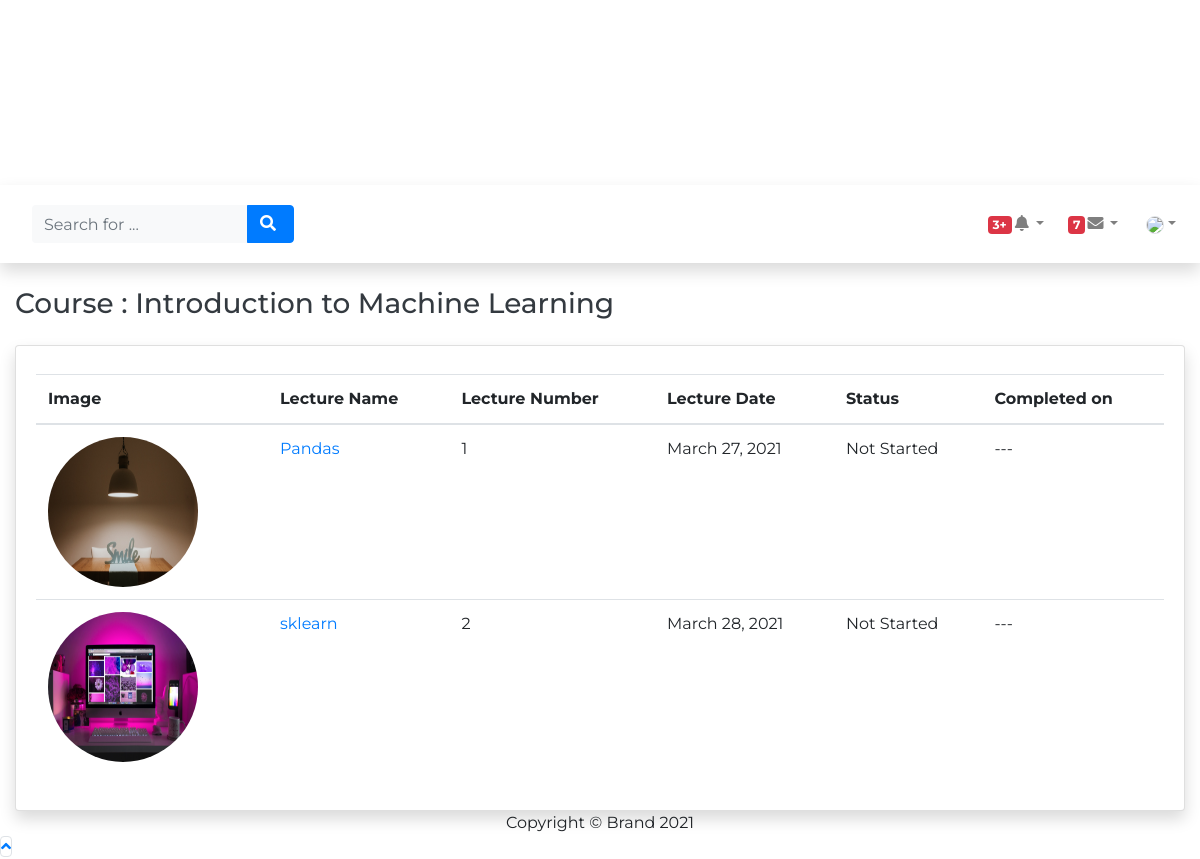
Page /students/1/courses/1/ on the committed database.
### accounts/models.py (models this page shows, shortened)
class Course (models.Model):
    course_id = models.CharField(primary_key=True, max_length=100)
    course_name = models.CharField(max_length=100, null=False)
    course_image = models.ImageField(upload_to="course-images/", default="")
    desc = models.CharField(max_length=250, default="")
    class Meta:
        ordering = ['course_name']

class Lecture (models.Model):
    lec_id = models.AutoField(primary_key=True)
    lec_no = models.CharField(default="0", max_length=100)
    teacher = models.ForeignKey(Teacher, on_delete=models.CASCADE, default="")
    lecture_name = models.CharField(max_length=100, default="")
    lec_date = models.DateField(auto_now=True, auto_now_add=False)
    video = models.FileField(upload_to="videos/", null=True)
    material = models.FileField(upload_to="lec_materials/", null=True)
    thumbnail = models.ImageField(upload_to="course-images/", default="")

### accounts/views.py (the view)
def openLectlistfromstudent(request, studentid, courseid):
    course = Course.objects.raw('SELECT * FROM accounts_course WHERE course_id=%s',[courseid])[0]
    myteacher = Teacher.objects.get(course__pk=courseid)
    lectures = Lecture.objects.raw('SELECT * FROM accounts_lecture where teacher_id=%s',[myteacher.teacher_id])
    mywatch_time = Watch_time.objects.raw('SELECT * FROM accounts_watch_time where student_id=%s',[studentid])
    lectids = []
    for lect in lectures:
        lectids.append(lect.pk)
    watchtimelist = []
    for watch in mywatch_time:
        if watch.w_lect.pk in lectids:
            watchtimelist.append(watch)
    mylist = zip(lectures, watchtimelist)
    context = {
        'mylist': mylist,
        'student' : Student.objects.raw('SELECT * FROM accounts_student where student_id=%s',[studentid]),
        'studentid': studentid,
        'course': course,
    }
    for i in watchtimelist:
        print("#####################", i.completed,i.student, "#####################")
    return render(request, 'opencoursefromstudent.html', context)

### templates/opencoursefromstudent.html (shortened to what this page needs)
 {% load static %}
<!DOCTYPE html>
<html>
<head>
	<link rel="stylesheet" href="{% static 'dashboard/bootstrap/css/bootstrap.min.css' %}">
	<link rel="stylesheet" href="{% static 'dashboard/fonts/fontawesome-all.min.css' %}">
	<link rel="stylesheet" href="{% static 'dashboard/fonts/font-awesome.min.css' %}">
	<link rel="stylesheet" href="{% static 'dashboard/fonts/fontawesome5-overrides.min.css' %}">
</head>
<body id="page-top">
	<div id="wrapper">
		<nav class="navbar navbar-dark align-items-start sidebar sidebar-dark accordion bg-gradient-primary p-0">
			<div class="container-fluid d-flex flex-column p-0"><a class="navbar-brand d-flex justify-content-center align-items-center sidebar-brand m-0"
				 href="/">
					<div class="sidebar-brand-icon rotate-n-15"><i class="fas fa-laugh-wink"></i></div>
                    <div class="sidebar-brand-text mx-3"><span>Brand</span></div>
                </a>
             <ul class="navbar-nav text-light" id="accordionSidebar">
                    <li class="nav-item"><a class="nav-link" href="/studentprofile/{{student.pk}}/"><i
                                class="fas fa-user"></i><span>Profile</span></a></li>
                    <li class="nav-item"><a class="nav-link" href="/teachers"><i
                                class="fas fa-user-circle"></i><span>Teachers</span></a></li>
                    <li class="nav-item"><a class="nav-link" href="/allcourses"><i
                                class="fas fa-table"></i><span>Courses</span></a></li>
                </ul>
                <div class="text-center d-none d-md-inline"><button class="btn rounded-circle border-0" id="sidebarToggle" type="button"></button></div>
            </div>
        </nav>
        <div class="d-flex flex-column" id="content-wrapper">
            <div id="content">
                <nav class="navbar navbar-light navbar-expand bg-white shadow mb-4 topbar static-top">
                    <div class="container-fluid"><button class="btn btn-link d-md-none rounded-circle mr-3" id="sidebarToggleTop" type="button"></button>
                        <form class="form-inline d-none d-sm-inline-block mr-auto ml-md-3 my-2 my-md-0 mw-100 navbar-search">
                            <div class="input-group"><input class="bg-light form-control border-0 small" type="text" placeholder="Search for ...">
                                <div class="input-group-append"><button class="btn btn-primary py-0" type="button"><i class="fas fa-search"></i></button></div>
                            </div>
                        </form>
                        <ul class="navbar-nav flex-nowrap ml-auto">
                            <li class="nav-item dropdown no-arrow mx-1">
                                <div class="nav-item dropdown no-arrow"><a class="dropdown-toggle nav-link" aria-expanded="false" data-toggle="dropdown" href="#"><span class="badge badge-danger badge-counter">3+</span><i class="fas fa-bell fa-fw"></i></a>
                                </div>
                            </li>
                            <li class="nav-item dropdown no-arrow mx-1">
                                <div class="nav-item dropdown no-arrow"><a class="dropdown-toggle nav-link" aria-expanded="false" data-toggle="dropdown" href="#"><span class="badge badge-danger badge-counter">7</span><i class="fas fa-envelope fa-fw"></i></a>
                                </div>
                            </li>
                            <li class="nav-item dropdown no-arrow">
                                <div class="nav-item dropdown no-arrow"><a class="dropdown-toggle nav-link" aria-expanded="false" data-toggle="dropdown" href="#"><img class="border rounded-circle img-profile" src="/media/{{student.image}}"></a>
                                </div>
                            </li>
                        </ul>
                    </div>
                </nav>
                <div class="container-fluid">
                    <h3 class="text-dark mb-4">Course : {{course.course_name}}</h3>
                    <div class="card shadow">
                        <div class="card-body">
                            <div class="table-responsive table mt-2" id="dataTable" role="grid" aria-describedby="dataTable_info">
                                <table class="table my-0" id="dataTable">
                                    <thead>
                                        <tr>
                                            <th>Image </th>
                                            <th>Lecture Name</th>
                                            <th>Lecture Number</th>
                                            <th>Lecture Date</th>
                                            <th>Status</th>
                                            <th>Completed on</th>
                                        </tr>
                                    </thead>
                                    <tbody>
                                      	{% for lecture,watchtime in mylist %}
                                     <tr>
                                            <td><img class="rounded-circle mr-2" width="150" height="150" src="/media/{{lecture.thumbnail}}"></td>
                                            <td>  <a href="lecture/{{lecture.pk}}"> {{lecture.lecture_name}}
                                         </a></td>
                                            <td>{{lecture.lec_no}}</td>
                                            <td>{{lecture.lec_date}}<br></td>
                                            <td>{% if watchtime.completed %}
                                                  <p> Completed </p>
                                              {% else %}
                                                  <p> Not Started </p>
                                              {% endif %}</td>
                                            <td>{% if watchtime.completed %}
                                                  <p> {{watchtime.completed_date}} </p>
                                              {% else %}
                                                  <p> --- </p>
                                              {% endif %}</td>
                                        </tr>
        	{% endfor %}
                                    </tbody>
                                </table>
                            </div>
                        </div>
                    </div>
                </div>
            </div>
            <footer class="bg-white sticky-footer">
                <div class="container my-auto">
                    <div class="text-center my-auto copyright"><span>Copyright © Brand 2021</span></div>
                </div>
            </footer>
        </div><a class="border rounded d-inline scroll-to-top" href="#page-top"><i class="fas fa-angle-up"></i></a>
    </div>
</body>
</html>

### rows in the picture
Course: course_name "Introduction to Machine Learning"
Lecture: thumbnail (picture), lecture_name "Pandas", lec_no "1", lec_date "March 27, 2021"
Lecture: thumbnail (picture), lecture_name "sklearn", lec_no "2", lec_date "March 28, 2021"
